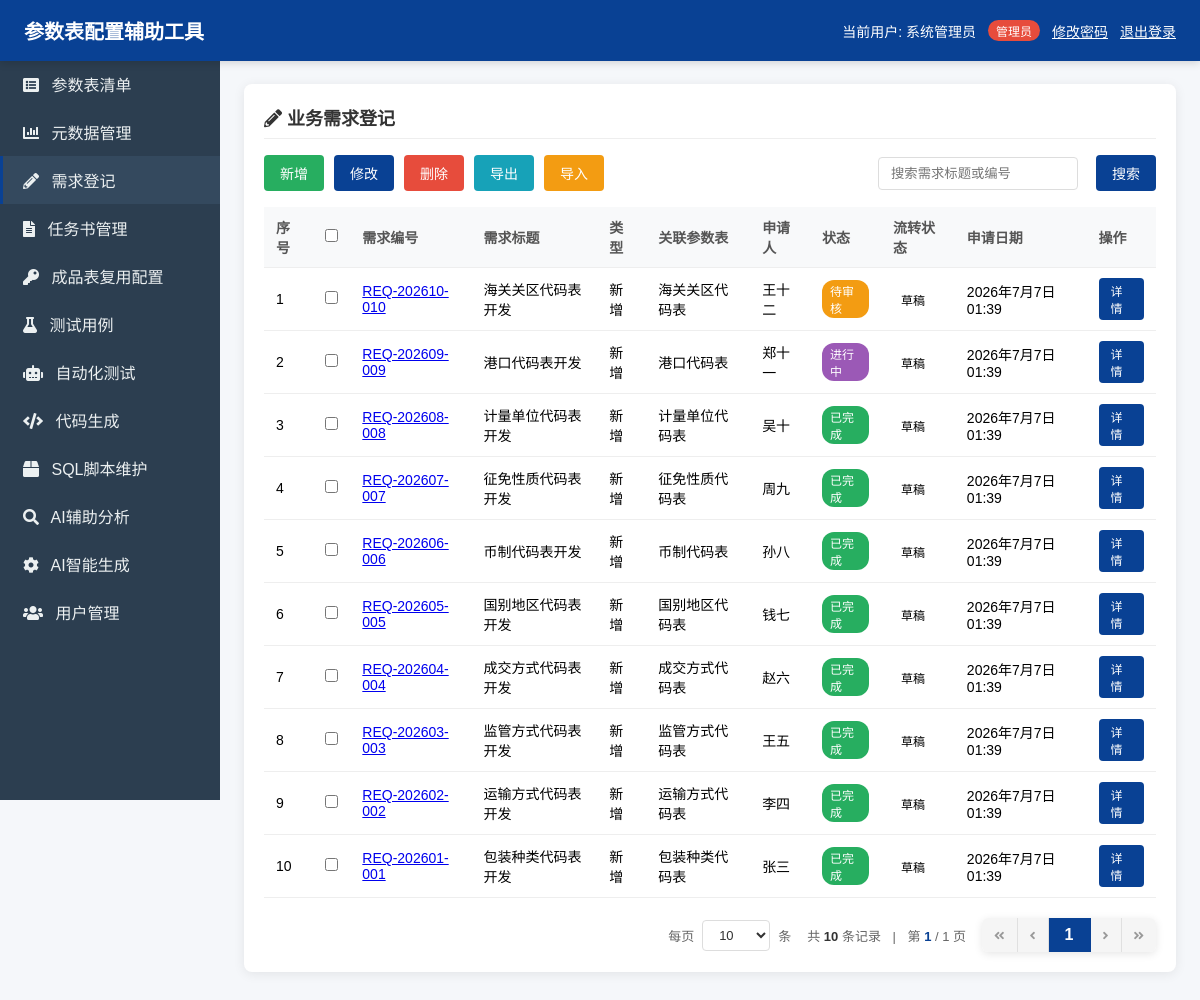
The app's page /requirements/ (signed in) with its own data.
### parameter/models/auth.py (models this page shows, shortened)
class User(models.Model):
    username = models.CharField(max_length=100, unique=True, verbose_name='用户名')
    password = models.CharField(max_length=255, verbose_name='密码')
    real_name = models.CharField(max_length=100, verbose_name='真实姓名')
    employee_id = models.CharField(max_length=7, unique=True, null=True, blank=True, verbose_name='工号')
    email = models.EmailField(null=True, blank=True, verbose_name='邮箱')
    phone = models.CharField(max_length=20, null=True, blank=True, verbose_name='手机号')
    role = models.ForeignKey('Role', on_delete=models.CASCADE, verbose_name='角色')
    is_active = models.BooleanField(default=True, verbose_name='是否启用')
    created_at = models.DateTimeField(auto_now_add=True, verbose_name='创建时间')
    updated_at = models.DateTimeField(auto_now=True, verbose_name='更新时间')
    class Meta:
        verbose_name = '用户'
        verbose_name_plural = '用户'

class Role(models.Model):
    ROLE_CHOICES = [
        ('admin', '管理员'),
        ('business', '业务人员'),
        ('technical', '技术人员'),
        ('general', '一般人员'),
    ]
    role_code = models.CharField(max_length=50, choices=ROLE_CHOICES, unique=True, verbose_name='角色编码')
    role_name = models.CharField(max_length=100, verbose_name='角色名称')
    description = models.TextField(null=True, blank=True, verbose_name='角色描述')
    class Meta:
        verbose_name = '角色'
        verbose_name_plural = '角色'

### parameter/models/requirement.py (models this page shows, shortened)
class Requirement(models.Model):
    REQUIREMENT_TYPE_CHOICES = [
        ('new', '新增'),
        ('modify', '变更'),
        ('reuse', '复用'),
    ]
    STATUS_CHOICES = [
        ('pending', '待审核'),
        ('approved', '已审核'),
        ('in_progress', '进行中'),
        ('completed', '已完成'),
        ('rejected', '已拒绝'),
    ]
    FLOW_STATUS_CHOICES = [
        ('draft', '草稿'),
        ('submitted', '已提交'),
        ('processed', '处理中'),
        ('done', '已完成'),
    ]
    requirement_no = models.CharField(max_length=50, unique=True, verbose_name='需求编号')
    title = models.CharField(max_length=200, verbose_name='需求标题')
    requirement_type = models.CharField(max_length=20, choices=REQUIREMENT_TYPE_CHOICES, verbose_name='需求类型')
    parameter_table = models.ForeignKey('parameter.ParameterTable', on_delete=models.SET_NULL, null=True, blank=True, verbose_name='关联参数表')
    business_description = models.TextField(verbose_name='业务说明')
    requester = models.CharField(max_length=100, verbose_name='申请人')
    request_date = models.DateTimeField(auto_now_add=True, verbose_name='申请日期')
    status = models.CharField(max_length=20, choices=STATUS_CHOICES, default='pending', verbose_name='状态')
    story_points = models.IntegerField(null=True, blank=True, verbose_name='故事点')
    sprint = models.CharField(max_length=50, null=True, blank=True, verbose_name='冲刺')
    project_platform_id = models.CharField(max_length=100, null=True, blank=True, verbose_name='项目管理平台ID')
    flow_status = models.CharField(max_length=20, choices=FLOW_STATUS_CHOICES, default='draft', verbose_name='流转状态')
    assignee = models.CharField(max_length=100, null=True, blank=True, verbose_name='处理人')
    flow_time = models.DateTimeField(null=True, blank=True, verbose_name='流转时间')
    flow_comment = models.TextField(null=True, blank=True, verbose_name='流转备注')
    class Meta:
        verbose_name = '业务需求登记'
        verbose_name_plural = '业务需求登记'

### parameter/models/core.py (models this page shows, shortened)
class ParameterTable(models.Model):
    TABLE_STATUS_CHOICES = [
        ('draft', '草稿'),
        ('active', '启用'),
        ('deprecated', '废弃'),
    ]
    name_en = models.CharField(max_length=200, verbose_name='英文名称（正式名称）', help_text='由大写字母和下划线组成，如：USER_INFO', default='DEFAULT_TABLE')
    name = models.CharField(max_length=200, verbose_name='中文名称', help_text='用于解释说明')
    business_description = models.TextField(verbose_name='业务说明')
    domain = models.CharField(max_length=100, verbose_name='所属业务领域')
    owner = models.CharField(max_length=100, verbose_name='负责人')
    status = models.CharField(max_length=20, choices=TABLE_STATUS_CHOICES, default='draft', verbose_name='状态')
    is_simple = models.BooleanField(default=False, verbose_name='是否SIMPLE表')
    created_at = models.DateTimeField(auto_now_add=True, verbose_name='创建日期')
    updated_at = models.DateTimeField(auto_now=True, verbose_name='最后更新时间')
    version = models.IntegerField(default=1, verbose_name='版本')
    class Meta:
        verbose_name = '参数表业务说明底账'
        verbose_name_plural = '参数表业务说明底账'

### parameter/views/requirement.py (the view, shortened to what this page needs)
# urls.py: path('requirements/', RequirementListView.as_view(), name='requirement_list'),
@method_decorator(login_required, name='dispatch')
class RequirementListView(View):
    def get(self, request):
        logger.info(f"[RequirementListView] 开始查询需求列表，请求路径: {request.path}")
        try:
            requirements = Requirement.objects.all().order_by('-request_date')
            logger.info(f"[RequirementListView] 需求查询完成，记录数: {requirements.count()}")
            status_filter = request.GET.get('status', '')
            type_filter = request.GET.get('type', '')
            logger.info(f"[RequirementListView] 查询条件 - status: '{status_filter}', type: '{type_filter}'")
            if status_filter:
                requirements = requirements.filter(status=status_filter)
                logger.info(f"[RequirementListView] 按状态过滤后记录数: {requirements.count()}")
            if type_filter:
                requirements = requirements.filter(requirement_type=type_filter)
                logger.info(f"[RequirementListView] 按类型过滤后记录数: {requirements.count()}")
            search_name = request.GET.get('search', '')
            role_code = request.user.role.role_code
            is_editable = role_code in ['admin', 'technical', 'business']
            is_business = role_code in ['admin', 'business']
            is_technical = role_code in ['admin', 'technical']
            pagination, requirements = paginate_queryset(request, requirements)
            context = {
                'requirements': requirements,
                'status_filter': status_filter,
                'type_filter': type_filter,
                'search_name': search_name,
                'statuses': Requirement.STATUS_CHOICES,
                'types': Requirement.REQUIREMENT_TYPE_CHOICES,
                'is_editable': is_editable,
                'is_business': is_business,
                'is_technical': is_technical,
                'pagination': pagination,
            }
            logger.info(f"[RequirementListView] 需求列表查询成功，即将渲染模板")
            return render(request, 'parameter/requirement_list.html', context)
        except Exception as e:
            logger.error(f"[RequirementListView] 需求列表查询失败: {str(e)}", exc_info=True)
            raise

### parameter/templates/parameter/requirement_list.html (shortened to what this page needs)
{% extends 'parameter/base.html' %}
{% block content %}
    <div class="card">
        <div class="card-title"><i class="fas fa-pencil-alt"></i> 业务需求登记</div>
        <div style="margin-bottom: 16px; display: flex; align-items: center; gap: 10px; flex-wrap: wrap;">
            {% if is_business %}
            <a href="/requirements/create/" class="btn btn-success">新增</a>
            {% endif %}
            {% if is_editable %}
            <button class="btn btn-primary" onclick="editSelected()">修改</button>
            <button class="btn btn-danger" onclick="deleteSelected()">删除</button>
            {% endif %}
            {% if is_business %}
            <button class="btn btn-info" onclick="exportZip()">导出</button>
            {% endif %}
            {% if is_editable %}
            <a href="/requirements/import/" class="btn btn-warning">导入</a>
            {% endif %}
            <div style="flex: 1; display: flex; align-items: center; gap: 10px; justify-content: flex-end;">
                <input type="text" class="search-box" placeholder="搜索需求标题或编号" value="{{ search_name }}" onkeyup="if(event.keyCode==13) search()">
                <button class="btn btn-primary" onclick="search()">搜索</button>
            </div>
        </div>
        <table class="table">
            <thead>
                <tr>
                    <th>序号</th>
                    <th><input type="checkbox" id="select-all" onchange="toggleSelectAll()"></th>
                    <th>需求编号</th>
                    <th>需求标题</th>
                    <th>类型</th>
                    <th>关联参数表</th>
                    <th>申请人</th>
                    <th>状态</th>
                    <th>流转状态</th>
                    <th>申请日期</th>
                    <th>操作</th>
                </tr>
            </thead>
            <tbody>
                {% for req in requirements %}
                <tr>
                    <td>{{ forloop.counter }}</td>
                    <td><input type="checkbox" class="row-select" value="{{ req.id }}"></td>
                    <td><a href="/requirements/{{ req.id }}/">{{ req.requirement_no }}</a></td>
                    <td>{{ req.title }}</td>
                    <td>
                        {% if req.requirement_type == 'new' %}新增
                        {% elif req.requirement_type == 'modify' %}变更
                        {% elif req.requirement_type == 'reuse' %}复用
                        {% endif %}
                    </td>
                    <td>{{ req.parameter_table.name|default:'-' }}</td>
                    <td>{{ req.requester }}</td>
                    <td><span class="badge badge-{{ req.status }}">{{ req.get_status_display }}</span></td>
                    <td><span class="badge badge-info">{{ req.get_flow_status_display }}</span></td>
                    <td>{{ req.request_date }}</td>
                    <td>
                        <a href="/requirements/{{ req.id }}/" class="btn btn-primary btn-sm">详情</a>
                    </td>
                </tr>
                {% empty %}
                <tr><td colspan="11" style="text-align: center;">暂无需求</td></tr>
                {% endfor %}
            </tbody>
        </table>
        {% include 'parameter/pagination.html' %}
    </div>
{% endblock %}

### parameter/templates/parameter/base.html (shortened to what this page needs)
<!DOCTYPE html>
<html lang="zh-CN">
<head>
    <link rel="stylesheet" href="/static/resources/fontawesome/css/all.min.css">
</head>
<body>
    <div class="header">
        <h1><a href="/" style="color: white; text-decoration: none;">参数表配置辅助工具</a></h1>
        <div class="user-info">
            <span>当前用户: {{ request.user.real_name|default:request.user.username }}</span>
            <span class="badge badge-{{ request.user.role.role_code|default:'general' }}">{{ request.user.role.role_name|default:'-' }}</span>
            <a href="/change-password/" style="color: #fff; text-decoration: underline;">修改密码</a>
            <a href="/logout/" style="color: #fff; text-decoration: underline;">退出登录</a>
        </div>
    </div>
    <div class="sidebar">
        <a href="/tables/" class="nav-item {% if 'tables' in request.path %}active{% endif %}"><i class="fas fa-list-alt"></i> 参数表清单</a>
        <a href="/metadata/" class="nav-item {% if 'metadata' in request.path %}active{% endif %}"><i class="fas fa-chart-bar"></i> 元数据管理</a>
        <a href="/requirements/" class="nav-item {% if 'requirements' in request.path %}active{% endif %}"><i class="fas fa-pencil-alt"></i> 需求登记</a>
        <a href="/task-documents/" class="nav-item {% if 'task-documents' in request.path %}active{% endif %}"><i class="fas fa-file-alt"></i> 任务书管理</a>
        <a href="/product-table/" class="nav-item {% if 'product-table' in request.path %}active{% endif %}"><i class="fas fa-key"></i> 成品表复用配置</a>
        <a href="/test-cases/" class="nav-item {% if 'test-cases' in request.path %}active{% endif %}"><i class="fas fa-flask"></i> 测试用例</a>
        <a href="/automation-test/" class="nav-item {% if 'automation-test' in request.path %}active{% endif %}"><i class="fas fa-robot"></i> 自动化测试</a>
        <a href="/generator/" class="nav-item {% if 'generator' in request.path %}active{% endif %}"><i class="fas fa-code"></i> 代码生成</a>
        <a href="/sql-manager/" class="nav-item {% if 'sql-manager' in request.path %}active{% endif %}"><i class="fas fa-box"></i> SQL脚本维护</a>
        <a href="/ai-analysis/" class="nav-item {% if 'ai-analysis' in request.path %}active{% endif %}"><i class="fas fa-search"></i> AI辅助分析</a>
        <a href="/ai-generation/" class="nav-item {% if 'ai-generation' in request.path %}active{% endif %}"><i class="fas fa-cog"></i> AI智能生成</a>
        {% if request.user.role.role_code == 'admin' %}
        <a href="/users/" class="nav-item {% if 'users' in request.path %}active{% endif %}"><i class="fas fa-users"></i> 用户管理</a>
        {% endif %}
    </div>
    <div class="main-content">
        {% block content %}{% endblock %}
    </div>
</body>
</html>

### records on screen
User: user.real_name "系统管理员", user.role.role_name "管理员"
Requirement: requirement_no "REQ-202610-010", title "海关关区代码表开发", requirement_type "新增", parameter_table.name "海关关区代码表", requester "王十二", status "待审核", flow_status "草稿", request_date "2026年7月7日 01:39"
Requirement: requirement_no "REQ-202609-009", title "港口代码表开发", requirement_type "新增", parameter_table.name "港口代码表", requester "郑十一", status "进行中", flow_status "草稿", request_date "2026年7月7日 01:39"
Requirement: requirement_no "REQ-202608-008", title "计量单位代码表开发", requirement_type "新增", parameter_table.name "计量单位代码表", requester "吴十", status "已完成", flow_status "草稿", request_date "2026年7月7日 01:39"
Requirement: requirement_no "REQ-202607-007", title "征免性质代码表开发", requirement_type "新增", parameter_table.name "征免性质代码表", requester "周九", status "已完成", flow_status "草稿", request_date "2026年7月7日 01:39"
Requirement: requirement_no "REQ-202606-006", title "币制代码表开发", requirement_type "新增", parameter_table.name "币制代码表", requester "孙八", status "已完成", flow_status "草稿", request_date "2026年7月7日 01:39"
Requirement: requirement_no "REQ-202605-005", title "国别地区代码表开发", requirement_type "新增", parameter_table.name "国别地区代码表", requester "钱七", status "已完成", flow_status "草稿", request_date "2026年7月7日 01:39"
Requirement: requirement_no "REQ-202604-004", title "成交方式代码表开发", requirement_type "新增", parameter_table.name "成交方式代码表", requester "赵六", status "已完成", flow_status "草稿", request_date "2026年7月7日 01:39"
Requirement: requirement_no "REQ-202603-003", title "监管方式代码表开发", requirement_type "新增", parameter_table.name "监管方式代码表", requester "王五", status "已完成", flow_status "草稿", request_date "2026年7月7日 01:39"
Requirement: requirement_no "REQ-202602-002", title "运输方式代码表开发", requirement_type "新增", parameter_table.name "运输方式代码表", requester "李四", status "已完成", flow_status "草稿", request_date "2026年7月7日 01:39"
Requirement: requirement_no "REQ-202601-001", title "包装种类代码表开发", requirement_type "新增", parameter_table.name "包装种类代码表", requester "张三", status "已完成", flow_status "草稿", request_date "2026年7月7日 01:39"

### other values on screen
{{ pagination.total_items }} "10"
{{ pagination.current_page }} "1"
{{ pagination.total_pages }} "1"
{{ i }} "1"
form field value "10"
